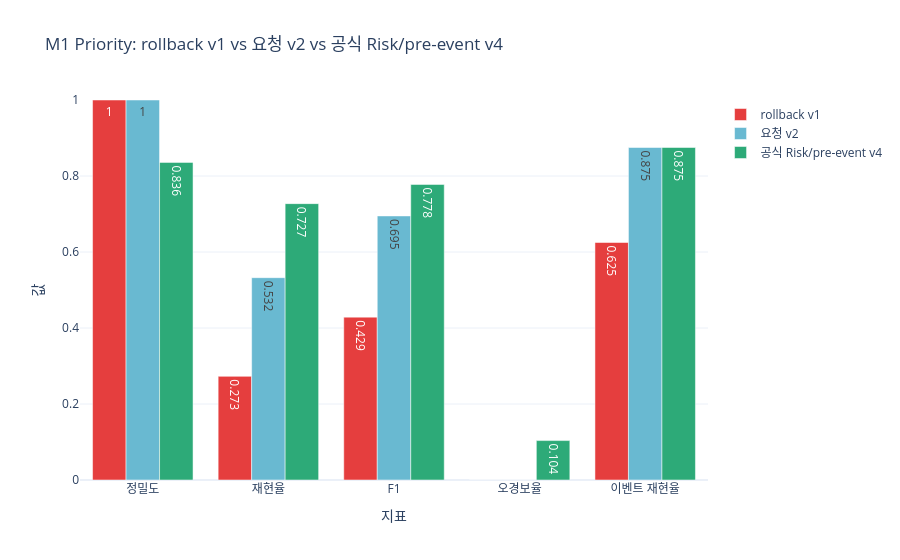

Notebook cell for this chart:
### Code cell
active = read_csv(paths["active_priority"])
official_row = active[
    active["policy"].eq("m1_risk_pre_event_priority")
    & active["split"].eq("holdout")
    & active["metric_scope"].eq("row")
].iloc[0]
official_event = active[
    active["policy"].eq("m1_risk_pre_event_priority")
    & active["split"].eq("holdout")
    & active["metric_scope"].eq("fault_event")
].iloc[0]
requested_v2_row = active[
    active["policy"].eq("m1_hybrid_priority")
    & active["split"].eq("holdout")
    & active["metric_scope"].eq("row")
].iloc[0]
requested_v2_event = active[
    active["policy"].eq("m1_hybrid_priority")
    & active["split"].eq("holdout")
    & active["metric_scope"].eq("fault_event")
].iloc[0]
legacy_row = active[
    active["policy"].eq("legacy_priority")
    & active["split"].eq("holdout")
    & active["metric_scope"].eq("row")
].iloc[0]
legacy_event = active[
    active["policy"].eq("legacy_priority")
    & active["split"].eq("holdout")
    & active["metric_scope"].eq("fault_event")
].iloc[0]
hybrid_summary = read_csv(paths["hybrid_selection"])
recal_065 = hybrid_summary[
    hybrid_summary["selection_name"].eq("legacy_recalibrated_0p65") & hybrid_summary["split"].eq("holdout")
].iloc[0]
best_072 = hybrid_summary[
    hybrid_summary["selection_name"].eq("holdout_best_guardrail") & hybrid_summary["split"].eq("holdout")
].iloc[0]

hybrid_compare = pd.DataFrame(
    [
        ["rollback v1", 0.65, 0.35, 82.5, 95.0, legacy_row["precision"], legacy_row["recall"], f1_score(legacy_row["precision"], legacy_row["recall"]), legacy_row["false_positive_rate"], legacy_event["fault_event_recall"]],
        ["요청 v2", 0.72, 0.28, m1_meta["m1_hybrid_thresholds"]["high"], m1_meta["m1_hybrid_thresholds"]["urgent"], requested_v2_row["precision"], requested_v2_row["recall"], f1_score(requested_v2_row["precision"], requested_v2_row["recall"]), requested_v2_row["false_positive_rate"], requested_v2_event["fault_event_recall"]],
        ["공식 Risk/pre-event v4", np.nan, np.nan, 99.0, 99.8, official_row["precision"], official_row["recall"], f1_score(official_row["precision"], official_row["recall"]), official_row["false_positive_rate"], official_event["fault_event_recall"]],
    ],
    columns=["설정", "current-best 가중치", "M1 가중치", "high", "urgent", "정밀도", "재현율", "F1", "오경보율", "이벤트 재현율"],
)
display(hybrid_compare.round(4))

evidence_sweep = read_csv(paths["evidence_gate_sweep"])
evidence_selected = evidence_sweep[evidence_sweep["selected_official_v4"].astype(str).str.lower().eq("true")]
display(Markdown("**공식 v4 선택 임계값의 train/validation/holdout 재현값**"))
display(evidence_selected[[
    "split", "risk_threshold", "pre_event_threshold", "precision", "recall", "f1",
    "false_positive_rate", "fault_event_recall", "tp", "fp", "fn", "tn",
]].round(4))

hybrid_long = hybrid_compare.melt(
    id_vars=["설정"],
    value_vars=["정밀도", "재현율", "F1", "오경보율", "이벤트 재현율"],
    var_name="지표",
    value_name="값",
)
fig = px.bar(
    hybrid_long,
    x="지표",
    y="값",
    color="설정",
    barmode="group",
    text=hybrid_long["값"].round(3),
    color_discrete_sequence=[COLORS["red"], COLORS["sky"], COLORS["green"]],
    title="M1 Priority: rollback v1 vs 요청 v2 vs 공식 Risk/pre-event v4",
)
fig.update_layout(template="plotly_white", yaxis_range=[0, 1], legend_title="")
fig.show()

### Figure 1 — Plotly figure (JSON) as saved in the notebook; plotly's stock layout.template omitted (floating-point values rounded to 4 significant figures)
{"data": [{"alignmentgroup": "True", "hovertemplate": "설정=rollback v1<br>지표=%{x}<br>값=%{y}<br>text=%{text}<extra></extra>", "legendgroup": "rollback v1", "marker": {"color": "#E53E3E", "pattern": {"shape": ""}}, "name": "rollback v1", "offsetgroup": "rollback v1", "orientation": "v", "showlegend": true, "text": [1.0, 0.273, 0.429, 0.0, 0.625], "textposition": "auto", "type": "bar", "x": ["정밀도", "재현율", "F1", "오경보율", "이벤트 재현율"], "xaxis": "x", "y": [1.0, 0.2727, 0.4286, 0.0, 0.625], "yaxis": "y"}, {"alignmentgroup": "True", "hovertemplate": "설정=요청 v2<br>지표=%{x}<br>값=%{y}<br>text=%{text}<extra></extra>", "legendgroup": "요청 v2", "marker": {"color": "#69B9D1", "pattern": {"shape": ""}}, "name": "요청 v2", "offsetgroup": "요청 v2", "orientation": "v", "showlegend": true, "text": [1.0, 0.532, 0.695, 0.0, 0.875], "textposition": "auto", "type": "bar", "x": ["정밀도", "재현율", "F1", "오경보율", "이벤트 재현율"], "xaxis": "x", "y": [1.0, 0.5325, 0.6949, 0.0, 0.875], "yaxis": "y"}, {"alignmentgroup": "True", "hovertemplate": "설정=공식 Risk/pre-event v4<br>지표=%{x}<br>값=%{y}<br>text=%{text}<extra></extra>", "legendgroup": "공식 Risk/pre-event v4", "marker": {"color": "#2DAA78", "pattern": {"shape": ""}}, "name": "공식 Risk/pre-event v4", "offsetgroup": "공식 Risk/pre-event v4", "orientation": "v", "showlegend": true, "text": [0.836, 0.727, 0.778, 0.104, 0.875], "textposition": "auto", "type": "bar", "x": ["정밀도", "재현율", "F1", "오경보율", "이벤트 재현율"], "xaxis": "x", "y": [0.8358, 0.7273, 0.7778, 0.1038, 0.875], "yaxis": "y"}], "layout": {"barmode": "group", "legend": {"title": {"text": ""}, "tracegroupgap": 0}, "title": {"text": "M1 Priority: rollback v1 vs 요청 v2 vs 공식 Risk/pre-event v4"}, "xaxis": {"anchor": "y", "domain": [0.0, 1.0], "title": {"text": "지표"}}, "yaxis": {"anchor": "x", "domain": [0.0, 1.0], "range": [0, 1], "title": {"text": "값"}}}}
